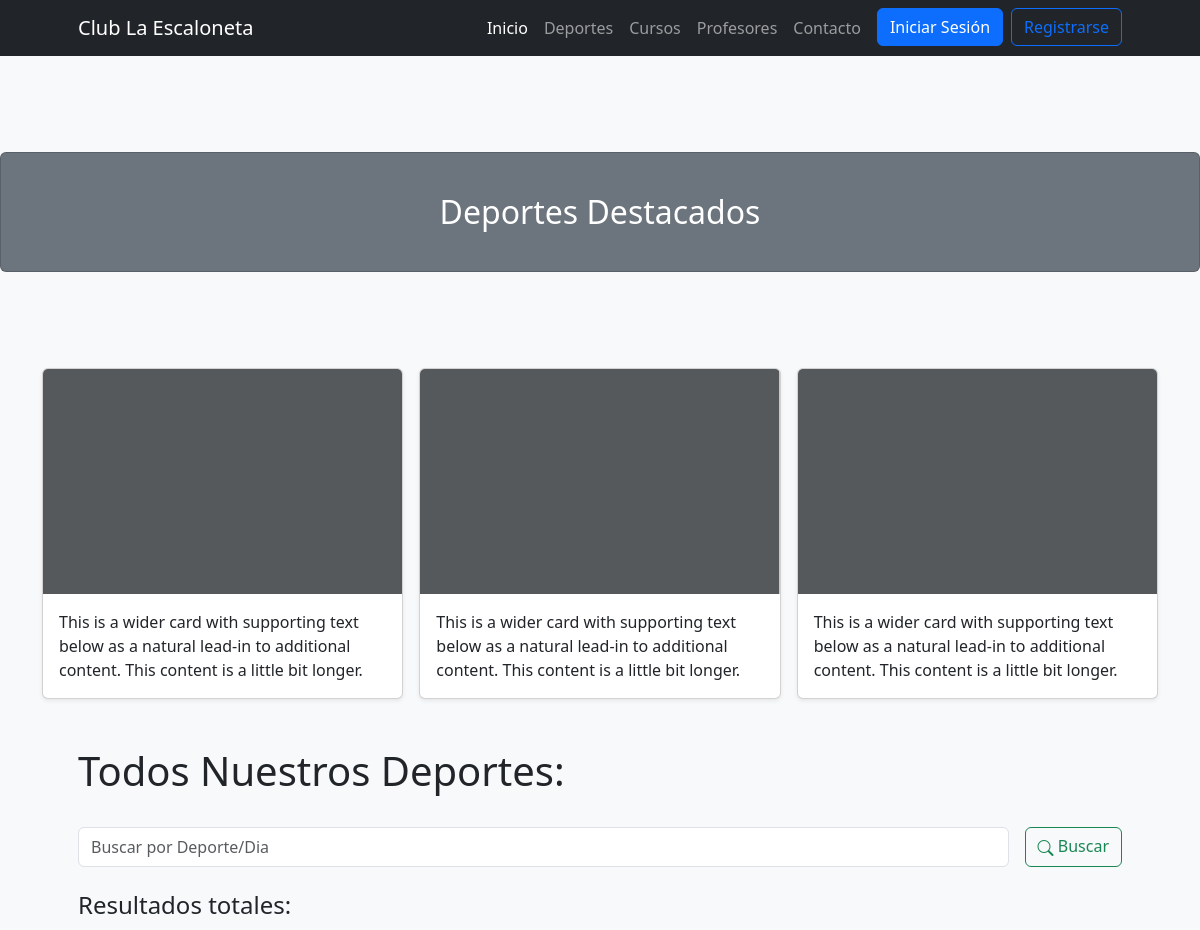
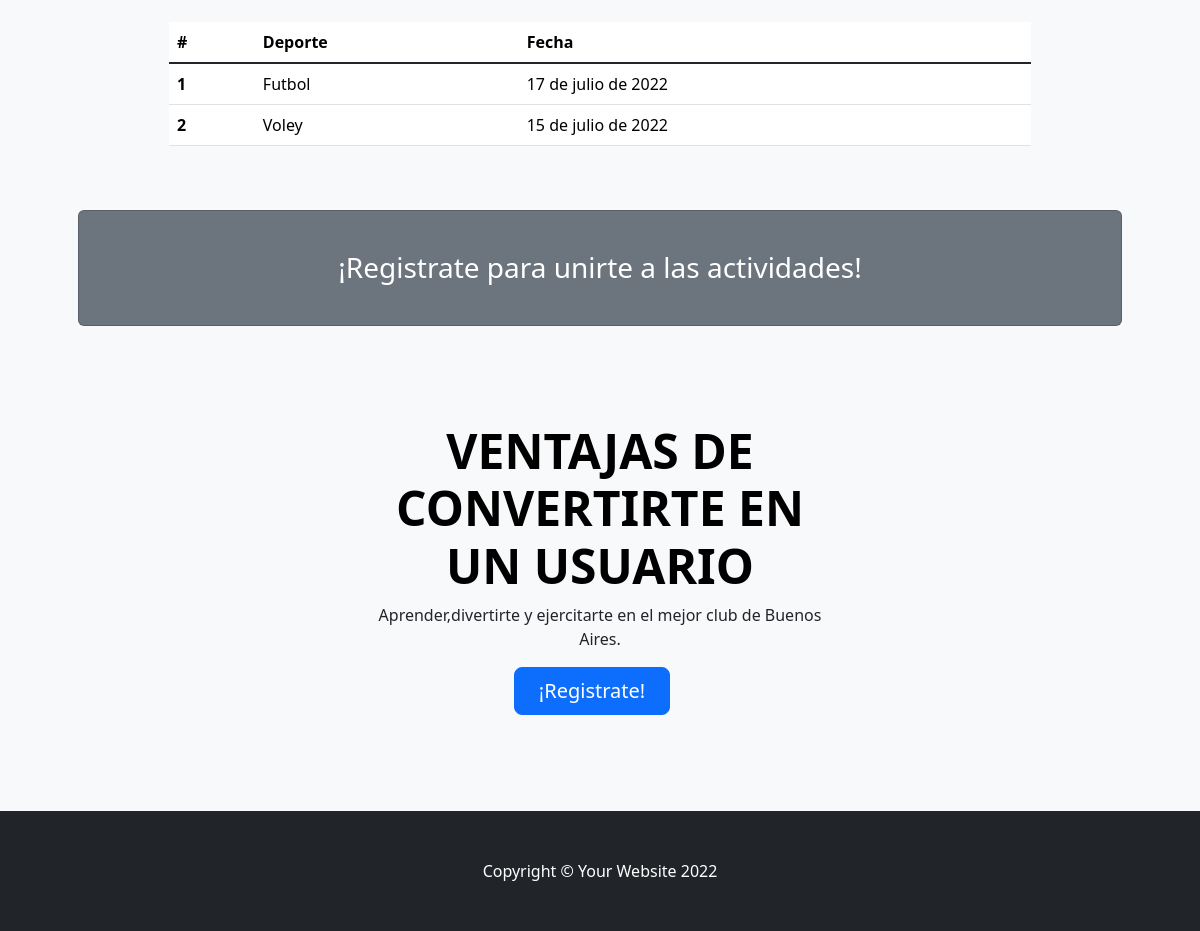
Screenshot of /deportes/ with the database file from the repository (2 pictures, top to bottom).
### ClubAPP/models.py (models this page shows)
class Deporte(models.Model):
    nombre = models.CharField(max_length=30)
    fecha = models.DateField(max_length=30)

### ClubAPP/views.py (the view)
# urls.py: path('deportes/', deportes, name="Deportes"),
def deportes(request):
    if request.method == "POST":
        search = request.POST["search"]
        if search != "":
            deportes = Deporte.objects.filter( Q(nombre__icontains=search) | Q(fecha__icontains=search) ).values()
            return render(request,"deporte.html",{"deportes":deportes, "search":True, "busqueda":search})
    deportes = Deporte.objects.all()
    return render(request,"deporte.html",{"deportes":deportes})

### ClubAPP/template/deporte.html (shortened to what this page needs)
{% extends 'base.html' %}
{% load static %}
{% block contenidoPagina %}
<section class="bg-light py-5">
    <div class="card text-white bg-secondary my-5 py-4 text-center">
        <div class="card-body"><h2 class="text-white m-0">Deportes Destacados</h2></div>
    </div>
    <div class="album py-5 bg-light">
        <div class="container">
         <div class="row row-cols-1 row-cols-sm-2 row-cols-md-3 g-3">
            <div class="col">
              <div class="card shadow-sm">
                <svg class="bd-placeholder-img card-img-top" width="100%" height="225" xmlns="http://www.w3.org/2000/svg" role="img" aria-label="Placeholder: Thumbnail" preserveAspectRatio="xMidYMid slice" focusable="false"><rect width="100%" height="100%" fill="#55595c"/></svg>
                <div class="card-body">
                  <p class="card-text">This is a wider card with supporting text below as a natural lead-in to additional content. This content is a little bit longer.</p>
                </div>
              </div>
            </div>
            <div class="col">
              <div class="card shadow-sm">
                <svg class="bd-placeholder-img card-img-top" width="100%" height="225" xmlns="http://www.w3.org/2000/svg" role="img" aria-label="Placeholder: Thumbnail" preserveAspectRatio="xMidYMid slice" focusable="false"><rect width="100%" height="100%" fill="#55595c"/></svg>
                <div class="card-body">
                  <p class="card-text">This is a wider card with supporting text below as a natural lead-in to additional content. This content is a little bit longer.</p>
                </div>
              </div>
            </div>
            <div class="col">
              <div class="card shadow-sm">
                <svg class="bd-placeholder-img card-img-top" width="100%" height="225" xmlns="http://www.w3.org/2000/svg" role="img" aria-label="Placeholder: Thumbnail" preserveAspectRatio="xMidYMid slice" focusable="false"><rect width="100%" height="100%" fill="#55595c"/></svg>
                <div class="card-body">
                  <p class="card-text">This is a wider card with supporting text below as a natural lead-in to additional content. This content is a little bit longer.</p>
                </div>
              </div>
            </div>
         </div>
        </div>
    </div>
    <div class="container px-5">
        <h1>Todos Nuestros Deportes:</h1>
        <br>
        <div class="row gx-5 justify-content-center">
            <div class="col-lg-12">
                <form class="d-flex my-2 my-lg-0" action="" method="post">
                    <input class="flex-grow-0 form-control mr-sm-2" type="search" name="search" placeholder="Buscar por Deporte/Dia" aria-label="Search">
                    <button class="btn btn-outline-success text-nowrap ms-3 my-2 my-sm-0" type="submit"> <i class="bi bi-search"></i> Buscar</button>
                </form>
            </div>
        </div>
        <br>
        <h4>Resultados
            {% if search %}
                para "{{busqueda}}":
            {% else %}
                totales:
            {% endif %}
        </h4>
        <br>
        <div class="row gx-5 justify-content-center">
            <div class="col-lg-10 table-responsive">
                <table class="table table-theme">
                    <thead>
                        <tr>
                            <th scope="col">#</th>
                            <th scope="col">Deporte</th>
                            <th scope="col">Fecha</th>
                        </tr>
                    </thead>
                    <tbody>
                        {% for deporte in deportes %}
                            <tr>
                                <th scope="row">{{forloop.counter}}</th>
                                <td>{{deporte.nombre}}</td>
                                <td>{{deporte.fecha}}</td>
                            </tr>
                        {% endfor %}
                    </tbody>
                </table>
            </div>
        </div>
        <div>
            {% if not user.is_authenticated %}
                <div class="card text-white bg-secondary my-5 py-4 text-center">
                    <div class="card-body"><h3 class="text-white m-0">¡Registrate para unirte a las actividades!</h3></div>
                </div>
                <div class="container px-5">
                    <div class="row gx-5 justify-content-center">
                        <div class="col-lg-6">
                            <div class="text-center my-5">
                                <h1 class="display-5 fw-bolder text-black mb-2">VENTAJAS DE CONVERTIRTE EN UN USUARIO</h1>
                                <p>Aprender,divertirte y ejercitarte en el mejor club de Buenos Aires.</p>
                                <div class="d-grid gap-3 d-sm-flex justify-content-sm-center">
                                    <a class="btn btn-primary btn-lg px-4 me-sm-3" href="{% url 'Registro' %}">¡Registrate!</a>
                                </div>
                            </div>
                        </div>
                    </div>
                </div>
            {% endif %}
        </div>
    </div>
</section>
{% endblock %}

### ClubAPP/template/base.html (style rules this page uses)
.bd-placeholder-img { font-size: 1.125rem; text-anchor: middle; -webkit-user-select: none; -moz-user-select: none; user-select: none; }
.bi { vertical-align: -.125em; fill: currentColor; }

### rows the page displays
Deporte: nombre "Futbol", fecha "17 de julio de 2022"
Deporte: nombre "Voley", fecha "15 de julio de 2022"
